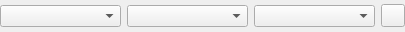
<?xml version="1.0" encoding="UTF-8"?>
<ui version="4.0">
 <class>Pen</class>
 <widget class="QWidget" name="Pen">
  <property name="geometry">
   <rect>
    <x>0</x>
    <y>0</y>
    <width>405</width>
    <height>32</height>
   </rect>
  </property>
  <layout class="QHBoxLayout" name="horizontalLayout">
   <property name="margin">
    <number>0</number>
   </property>
   <item>
    <widget class="RColorCombo" name="Color">
     <property name="onlyFixed" stdset="0">
      <bool>false</bool>
     </property>
     <property name="blackWhite" stdset="0">
      <bool>true</bool>
     </property>
     <property name="showAlphaChannel" stdset="0">
      <bool>false</bool>
     </property>
     <property name="color" stdset="0">
      <color>
       <red>0</red>
       <green>0</green>
       <blue>0</blue>
      </color>
     </property>
    </widget>
   </item>
   <item>
    <widget class="RLineweightCombo" name="Lineweight">
     <property name="onlyFixed" stdset="0">
      <bool>false</bool>
     </property>
    </widget>
   </item>
   <item>
    <widget class="RLinetypeCombo" name="Linetype">
     <property name="onlyFixed" stdset="0">
      <bool>false</bool>
     </property>
    </widget>
   </item>
   <item>
    <widget class="QToolButton" name="Reset">
     <property name="icon">
      <iconset>
       <normaloff>../../ResetToDefaults.svg</normaloff>../../ResetToDefaults.svg</iconset>
     </property>
    </widget>
   </item>
  </layout>
 </widget>
 <customwidgets>
  <customwidget>
   <class>RColorCombo</class>
   <extends>QComboBox</extends>
   <header>RColorCombo.h</header>
  </customwidget>
  <customwidget>
   <class>RLineweightCombo</class>
   <extends>QComboBox</extends>
   <header>RLineweightCombo.h</header>
  </customwidget>
  <customwidget>
   <class>RLinetypeCombo</class>
   <extends>QComboBox</extends>
   <header>RLinetypeCombo.h</header>
  </customwidget>
 </customwidgets>
 <resources/>
 <connections/>
</ui>
